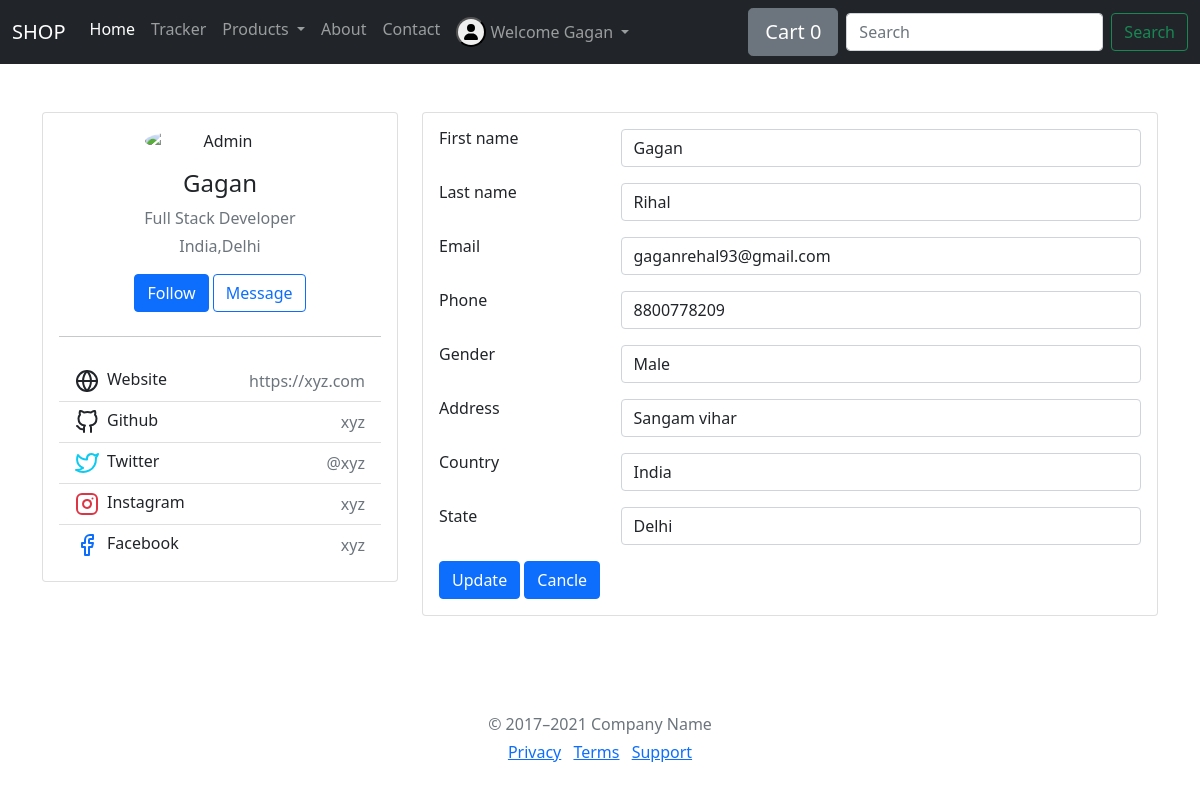
/userdetails/update/1 (signed in), run on an earlier commit of the app's database.
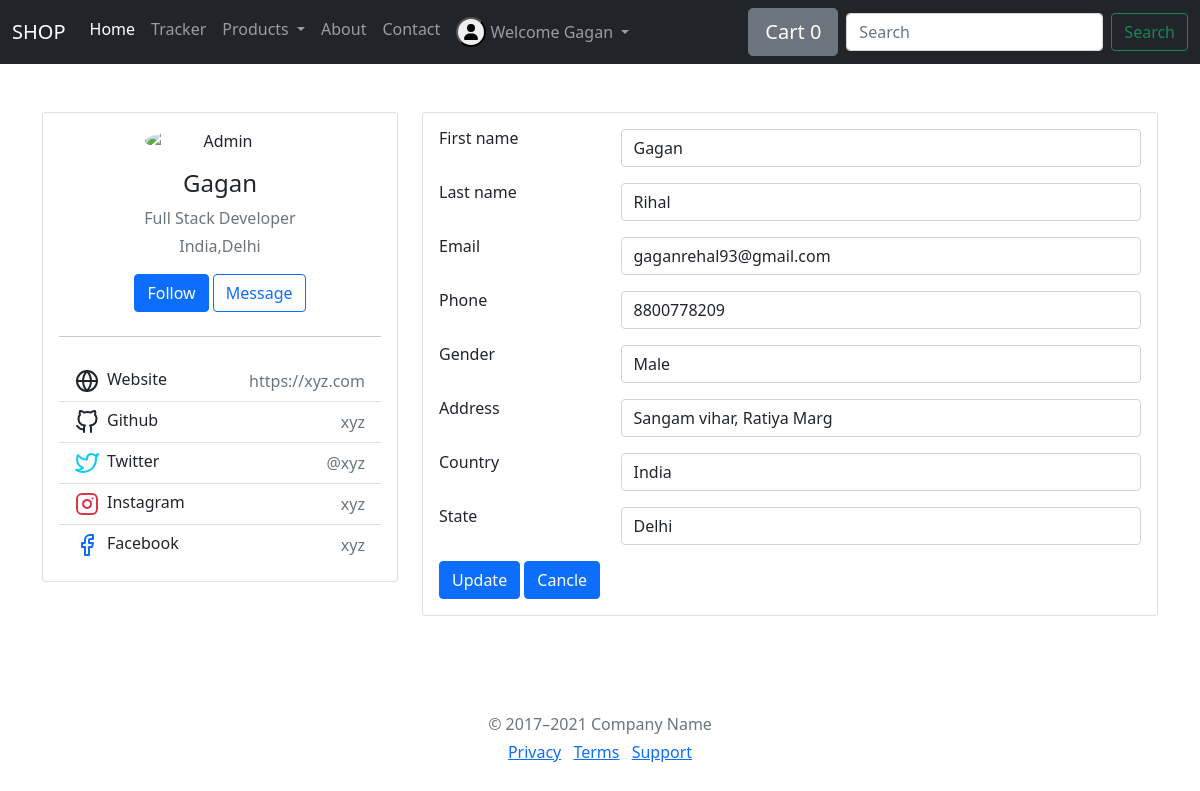
And on a later commit of the database.
### userdetails/models.py (models this page shows, shortened)
class UserProfile(models.Model):
    GENDER_CHOICES = (
        ('Male', 'Male'),
        ('Female', 'Female'),
    )
    user = models.OneToOneField(User,on_delete=models.CASCADE,null=True)
    Username = models.CharField(max_length=500)
    Phone = models.CharField(max_length=500)
    Gender = models.CharField(max_length=500,choices=GENDER_CHOICES)
    Address = models.CharField(max_length=10000)
    Country = models.CharField(max_length=500,default='')
    State = models.CharField(max_length=500,default='')

### userdetails/views.py (the view)
# urls.py: path("update/<int:my_id>",views.ProfileUpdate,name="update"),
def ProfileUpdate(request,my_id):
    if request.user.is_authenticated:
        if request.method=='POST':
            instance=UserProfile.objects.get(pk=my_id)
            print(instance)
            userform=EditUserProfile(request.POST,instance=request.user)
            userprofile = UserProfileForm(request.POST , instance=instance)
            if userprofile.is_valid() and userform.is_valid():
                userform.save()
                userprofile.save()
                return HttpResponseRedirect('/userdetails/profile')
        else:
            username=request.user.username
            userprofileget=User.objects.filter(username=username)
            userform=EditUserProfile(instance=request.user)
            instance = UserProfile.objects.get(pk=my_id)
            userprofile = UserProfileForm(instance=instance)
        return render(request,'profileedit.html',{'form':userprofile,'form1':instance,'userform':userform,'userprofileget':userprofileget[0]})
    else:
        return HttpResponseRedirect('/shop/')

### userdetails/forms.py
class UserProfileForm(forms.ModelForm):
    class Meta:
        model = UserProfile
        fields = ['Phone','Gender','Address','Country','State']
        widgets = {
                'Phone':forms.TextInput(attrs={'class':'form-control'}),
                'Gender':forms.Select(attrs={'class':'form-control'}),
                'Address':forms.TextInput(attrs={'class':'form-control'}),
                'Country':forms.TextInput(attrs={'class':'form-control'}),
                'State':forms.TextInput(attrs={'class':'form-control'}),
        }

class EditUserProfile(UserChangeForm):
    password=None
    class Meta:
        model = User
        fields= ['first_name','last_name','email']
        labels = {'email':'Email'}
        widgets = {
            'first_name':forms.TextInput(attrs={'class': 'form-control'}),
            'last_name':forms.TextInput(attrs={'class': 'form-control'}),
            'email':forms.EmailInput(attrs={'class': 'form-control'}),
        }

### userdetails/templates/profileedit.html (shortened to what the changed rows need)
{% extends 'shop/basic.html' %}
{% load static %}
{% block body %}
<div class="container my-5">
    <div class="main-body">
        <div class="row">
            <div class="col-lg-4">
                <div class="card">
                    <div class="card-body">
                        <div class="d-flex flex-column align-items-center text-center">
                            <div class="mt-3">
                                {% if userprofileget.first_name %}
                                    <h4>{{userprofileget.first_name}}</h4>
                                {% else %}
                                    <h4>Update Your Profile</h4>
                                {% endif %}
                                <p class="text-secondary mb-1">Full Stack Developer</p>
                                <p class="text-muted font-size-sm">{{form1.Country}},{{form1.State}}</p>
                                <button class="btn btn-primary">Follow</button>
                                <button class="btn btn-outline-primary">Message</button>
                            </div>
                        </div>
                    </div>
                </div>
            </div>
            <div class="col-lg-8">
                <div class="card">
                        <div class="card-body">
                            <form action="" method="post">{% csrf_token %}
                                {% for fm in form %}
                                <div class="row mb-3">
                                    <div class="col-sm-3">
                                        <h6 class="mb-0">{{fm.label}}</h6>
                                    </div>
                                    <div class="col-sm-9 text-secondary">
                                        {{fm}}
                                    </div>
                                </div>
                                {% endfor %}
                            </form>
                        </div>
                </div>
            </div>
        </div>
    </div>
</div>
{% endblock %}

What changed in the data, as far as the page shows it:
changed UserProfile "India": Address "Sangam vihar" → "Sangam vihar, Ratiya Marg"
